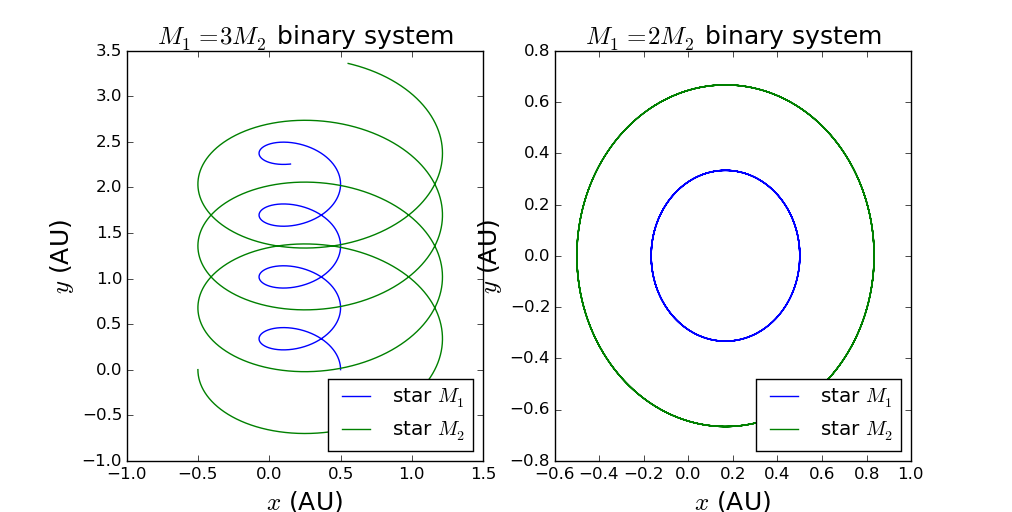

Reproduce this figure in Python.
import matplotlib.pyplot as plt
import numpy as np
import math

class planet(object):
    def __init__(self,_v10=[0.,1./3.*np.sqrt(6.*np.pi)],_v20=[0.,-2./3.*np.sqrt(6.*np.pi)],_t=0., _dt=0.0001, _time=7.):
        self.x1, self.y1, self.x2, self.y2, = [0.5], [0.], [-0.5], [0.]
	self.vx1, self.vy1, self.vx2, self.vy2, = [_v10[0]], [_v10[1]], [_v20[0]], [_v20[1]]
	self.t = [_t]
        self.dt, self.time, self.n=_dt, _time, int(_time/_dt)
	self.m1=4*np.pi
    def calculate(self):
        for i in range(self.n):
            self.r=np.sqrt((self.x1[-1]-self.x2[-1])**2+(self.y1[-1]-self.y2[-1])**2)
            self.vx1.append(self.vx1[-1]+self.dt*(-self.m1/3.*(self.x1[-1]-self.x2[-1])/self.r**3))
            self.vy1.append(self.vy1[-1]+self.dt*(-self.m1/3.*(self.y1[-1]-self.y2[-1])/self.r**3))
            self.vx2.append(self.vx2[-1]+self.dt*(-self.m1*(self.x2[-1]-self.x1[-1])/self.r**3))
            self.vy2.append(self.vy2[-1]+self.dt*(-self.m1*(self.y2[-1]-self.y1[-1])/self.r**3))
            self.x1.append(self.x1[-1]+self.dt*self.vx1[-1])
            self.y1.append(self.y1[-1]+self.dt*self.vy1[-1])
            self.x2.append(self.x2[-1]+self.dt*self.vx2[-1])
            self.y2.append(self.y2[-1]+self.dt*self.vy2[-1])
    def plot_x_y(self,_ax):
        _ax.plot(self.x1, self.y1,label='star '+r'$M_1$')   
	_ax.plot(self.x2, self.y2,label='star '+r'$M_2$')  

class planet2(planet):
    def calculate(self):
        for i in range(self.n):
            self.r=np.sqrt((self.x1[-1]-self.x2[-1])**2+(self.y1[-1]-self.y2[-1])**2)
            self.vx1.append(self.vx1[-1]+self.dt*(-self.m1/2.*(self.x1[-1]-self.x2[-1])/self.r**3))
            self.vy1.append(self.vy1[-1]+self.dt*(-self.m1/2.*(self.y1[-1]-self.y2[-1])/self.r**3))
            self.vx2.append(self.vx2[-1]+self.dt*(-self.m1*(self.x2[-1]-self.x1[-1])/self.r**3))
            self.vy2.append(self.vy2[-1]+self.dt*(-self.m1*(self.y2[-1]-self.y1[-1])/self.r**3))
            self.x1.append(self.x1[-1]+self.dt*self.vx1[-1])
            self.y1.append(self.y1[-1]+self.dt*self.vy1[-1])
            self.x2.append(self.x2[-1]+self.dt*self.vx2[-1])
            self.y2.append(self.y2[-1]+self.dt*self.vy2[-1])
    def plot_x_y2(self,_ax):
        _ax.plot(self.x1, self.y1,label='star '+r'$M_1$')   
	_ax.plot(self.x2, self.y2,label='star '+r'$M_2$')  

fig=plt.figure(figsize=(10,5)) 
ax1=plt.axes([0.1,0.1,0.35,0.7])
ax2=plt.axes([0.6,0.1,0.35,0.7])
ax1.set_xlim(-0.8,1.4)
ax1.set_ylim(-1.2,1.0)
ax2.set_xlim(-1.,1.2)
ax2.set_ylim(-1.4,0.8)
ax1 = plt.subplot(121)
ax2 = plt.subplot(122)
comp= planet()
comp.calculate()
comp.plot_x_y(ax1)
comp= planet2()
comp.calculate()
comp.plot_x_y2(ax2)

ax1.set_xlabel(r'$x$'+' (AU)',fontsize=18)
ax1.set_ylabel(r'$y$'+' (AU)',fontsize=18)
ax2.set_xlabel(r'$x$'+' (AU)',fontsize=18)
ax2.set_ylabel(r'$y$'+' (AU)',fontsize=18)
ax1.set_title(r'$M_1=3M_2$ binary system',fontsize=18)
ax2.set_title(r'$M_1=2M_2$ binary system',fontsize=18)
ax1.legend(loc='lower right')
ax2.legend(loc='lower right')
plt.show(fig)
